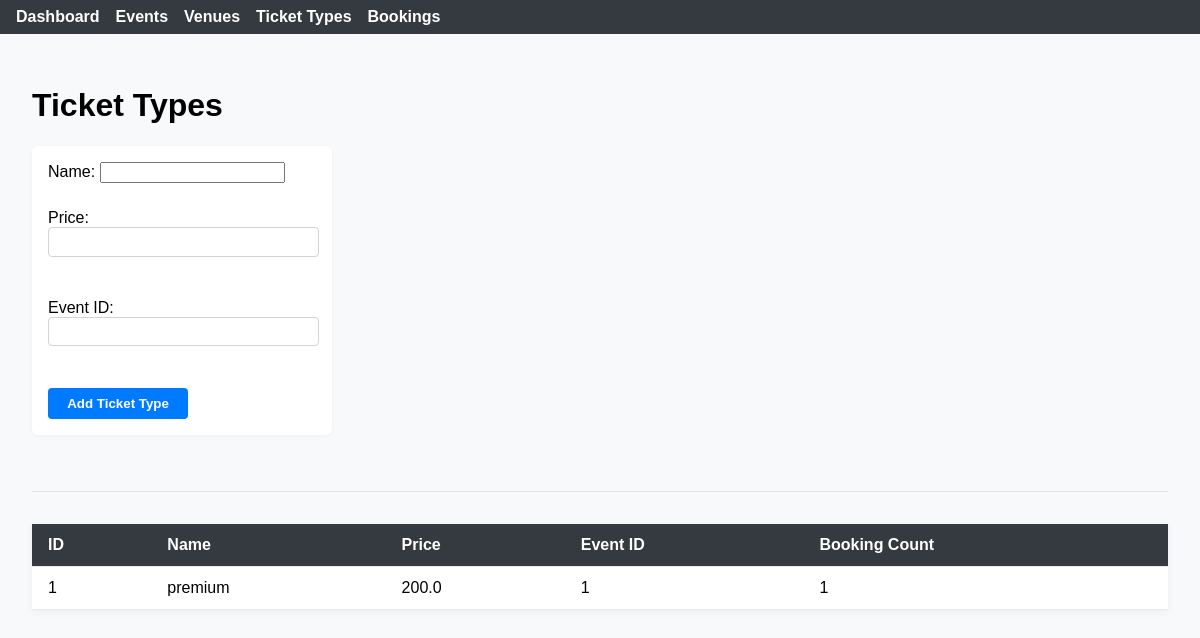
The page /ticket-types on the database its author committed.
### ticket-booking-system/main.py (models this page shows)
class TicketType(Base):
    __tablename__ = "ticket_types"
    id = Column(Integer, primary_key=True, index=True)
    name = Column(String, nullable=False)  # VIP, Standard, Economy
    price = Column(Float, nullable=False)
    event_id = Column(Integer, ForeignKey("events.id"), nullable=False)
    event = relationship("Event", back_populates="ticket_types")
    bookings = relationship("Booking", back_populates="ticket_type", cascade="all, delete-orphan")

### ticket-booking-system/main.py (the view)
@app.get("/ticket-types", response_class=HTMLResponse)
def ticket_types_page(request: Request, db: Session = Depends(get_db)):
    ticket_types = db.query(TicketType).all()
    ticket_types_out = []
    for t in ticket_types:
        booking_count = db.query(Booking).filter(Booking.ticket_type_id == t.id).count()
        ticket_types_out.append({
            "id": t.id,
            "name": t.name,
            "price": t.price,
            "event_id": t.event_id,
            "booking_count": booking_count
        })
    return templates.TemplateResponse("ticket_types.html", {"request": request, "ticket_types": ticket_types_out})

### ticket-booking-system/static/templates/ticket_types.html
{% extends "base.html" %}
{% block content %}
<h1>Ticket Types</h1>
<form method="post" action="/ticket-types">
    <label>Name: <input type="text" name="name" required></label><br>
    <label>Price: <input type="number" step="0.01" name="price" required></label><br>
    <label>Event ID: <input type="number" name="event_id" required></label><br>
    <button type="submit">Add Ticket Type</button>
</form>
<hr>
<table>
    <thead>
        <tr>
            <th>ID</th><th>Name</th><th>Price</th><th>Event ID</th><th>Booking Count</th>
        </tr>
    </thead>
    <tbody>
        {% for t in ticket_types %}
        <tr>
            <td>{{ t.id }}</td>
            <td>{{ t.name }}</td>
            <td>{{ t.price }}</td>
            <td>{{ t.event_id }}</td>
            <td>{{ t.booking_count }}</td>
        </tr>
        {% endfor %}
    </tbody>
</table>
{% endblock %}

### ticket-booking-system/static/style.css (style rules this page uses)
body { font-family: Arial, sans-serif; margin: 0; padding: 0; background: #f8f9fa; }
table { width: 100%; border-collapse: collapse; margin-top: 2rem; background: #fff; box-shadow: 0 2px 8px rgba(0,0,0,0.05); }
th, td { padding: 0.75rem 1rem; border-bottom: 1px solid #e9ecef; text-align: left; }
th { background: #343a40; color: #fff; }
form { margin-bottom: 1.5rem; background: #fff; padding: 1rem; border-radius: 6px; box-shadow: 0 1px 4px rgba(0,0,0,0.04); display: inline-block; }
label { display: block; margin-bottom: 0.5rem; font-weight: 500; }
input[type="number"], select { padding: 0.4rem 0.6rem; border: 1px solid #ced4da; border-radius: 4px; margin-bottom: 1rem; width: 100%; max-width: 250px; }
button { background: #007bff; color: #fff; border: none; padding: 0.5rem 1.2rem; border-radius: 4px; cursor: pointer; font-weight: 600; margin-right: 0.5rem; transition: background 0.2s; }
hr { margin: 2rem 0; border: none; border-top: 1px solid #dee2e6; }

### rows shown on the page
TicketType: id "1", name "premium", price "200.0", event_id "1", booking_count "1"
